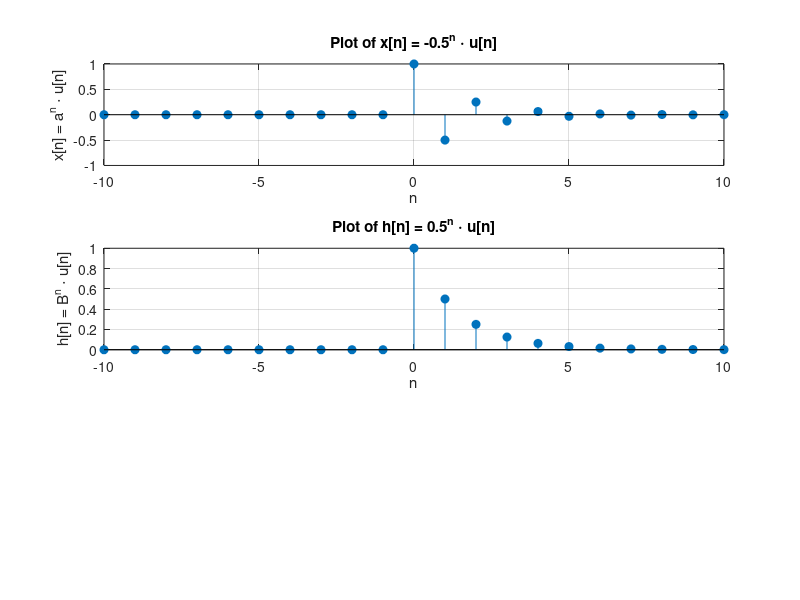

The MATLAB script that drew this image: (Note: this script raises an error after producing the figure.)
% Define parameters
a = -0.5; 
B = 0.5; % Exponential base
n = -10:10;      % Range of n

% Define the unit step function u[n]
u_n = n >= 0;    % u[n] is 1 for n >= 0, 0 otherwise

% Define the function x[n] = a^n * u[n]
x_n = (a.^n) .* u_n;  % Element-wise exponentiation and multiplication
h_n = (B.^n) .* u_n;

% Calculate the convolution y[n] = x[n] * h[n]
y_n = conv(x_n, h_n, 'same'); % 'same' to get output of same length as x[n]

% Plot the function using stem for discrete signals
figure; % Open a new figure window
subplot(3,1,1);
stem(n, x_n, 'filled');
xlabel('n');
ylabel('x[n] = a^n \cdot u[n]');
title(['Plot of x[n] = ' num2str(a) '^n \cdot u[n]']);
grid on;

subplot(3,1,2);
stem(n, h_n, 'filled');
xlabel('n');
ylabel('h[n] = B^n \cdot u[n]');
title(['Plot of h[n] = ' num2str(B) '^n \cdot u[n]']);
grid on;
size (n_y)
size (y_n)
subplot(3,1,3);
n_y = -2*n(1):2*n(end); % Adjust n for y[n]
stem(n, y_n, 'filled');
xlabel('n');
ylabel('y[n] = x[n] * h[n]');
title(['Plot of y[n] = x[n] * h[n] (Convolution)']);
grid on;
